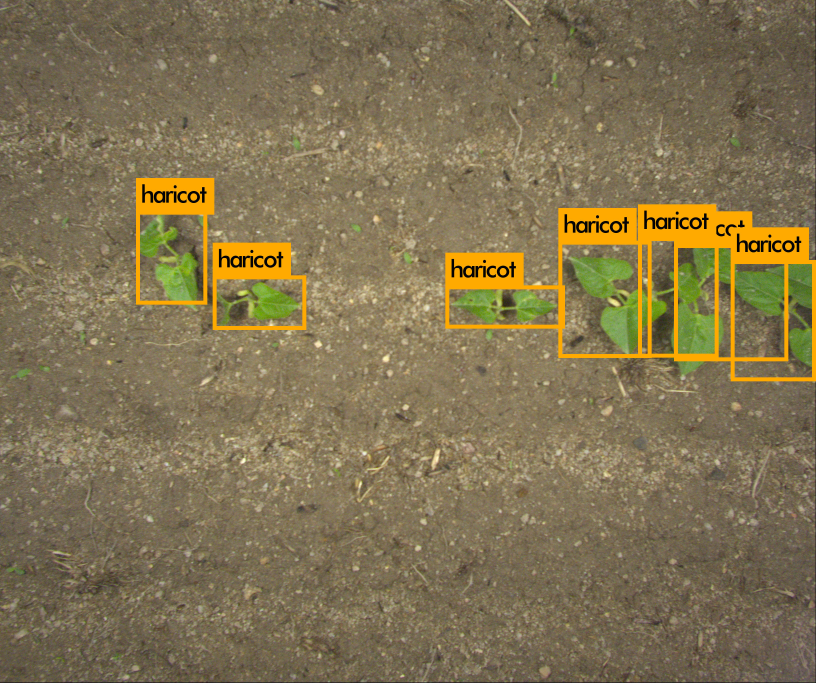
#> input picture predictions.jpg, 2448 x 2048 px (shown at 1/3 size)
$ python -i test.py   (imports and definitions only)
#> lines starting #> are read from the running program, lines starting #| are printed output that depends on the picture
from __future__ import print_function

import numpy as np
import cv2 as cv
from glob import glob
import os
import matplotlib.pyplot as plt
from joblib import Parallel, delayed

from my_library import egi_mask
import image_transform as imtf

def weak_calibration(img_path, value=5):
#> called with img_path = 'predictions.jpg', value = 5
    image = cv.imread(img_path)
#> image is the input picture: shape (2048, 2448, 3); mean B, G, R 81.5, 115.3, 129.6
    image = cv.resize(image, dsize=None, fx=4/3, fy=1, interpolation=cv.INTER_CUBIC)
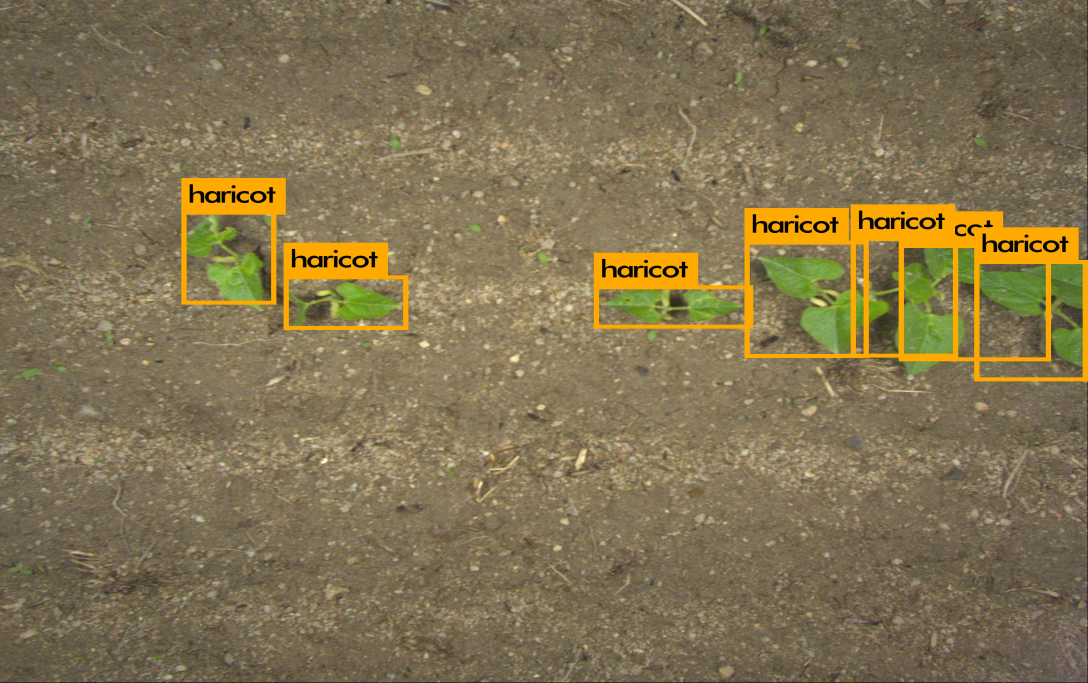
#> image: shape (2048, 3264, 3) (shown at 1/3 size); mean B, G, R 81.5, 115.3, 129.6
    height, width = image.shape[:2]
#> height = 2048; width = 3264

    cx, cy = width / 2, height / 2
#> cx = 1632; cy = 1024
    calib_value = -value / 100_000_000

    X, Y = np.meshgrid(np.arange(width), np.arange(height))

    D = np.hypot(X - cx, Y - cy)
    D2 = D + calib_value * np.power(D, 3)
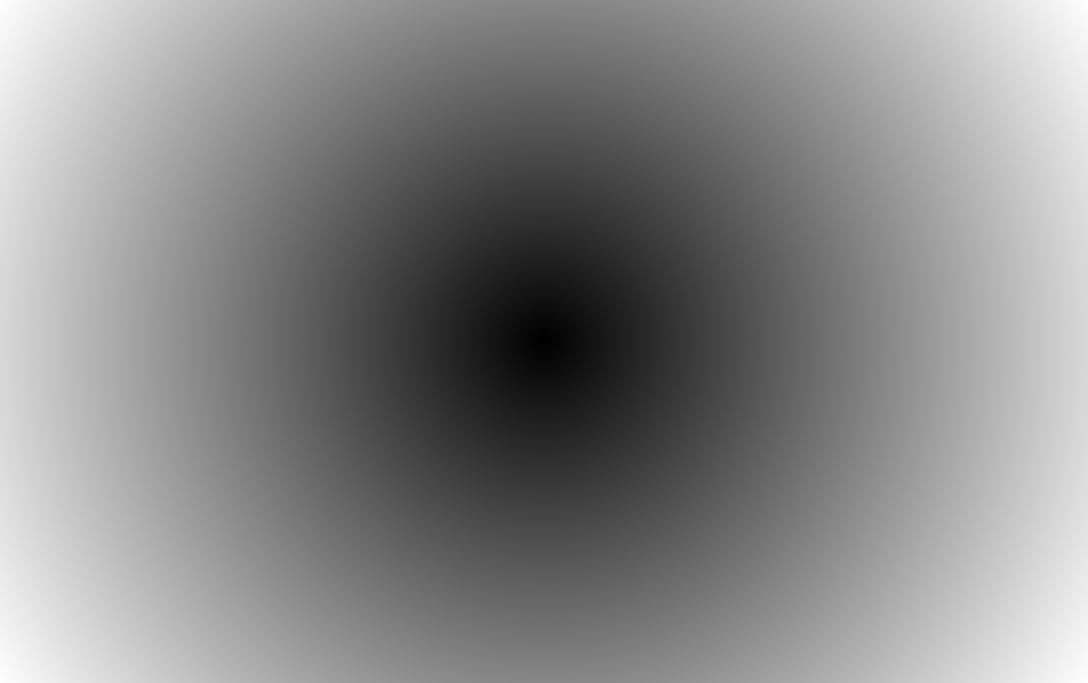
#> D: shape (2048, 3264) float64 (shown at 1/3 size); min 0, max 1926.7, mean 1032.3; drawn with min black and max white

    X2 = (cx + (X - cx) / (D + np.finfo(float).eps) * D2).astype(np.float32)
    Y2 = (cy + (Y - cy) / (D + np.finfo(float).eps) * D2).astype(np.float32)

    (map1, map2) = cv.convertMaps(X2, Y2, dstmap1type=0)
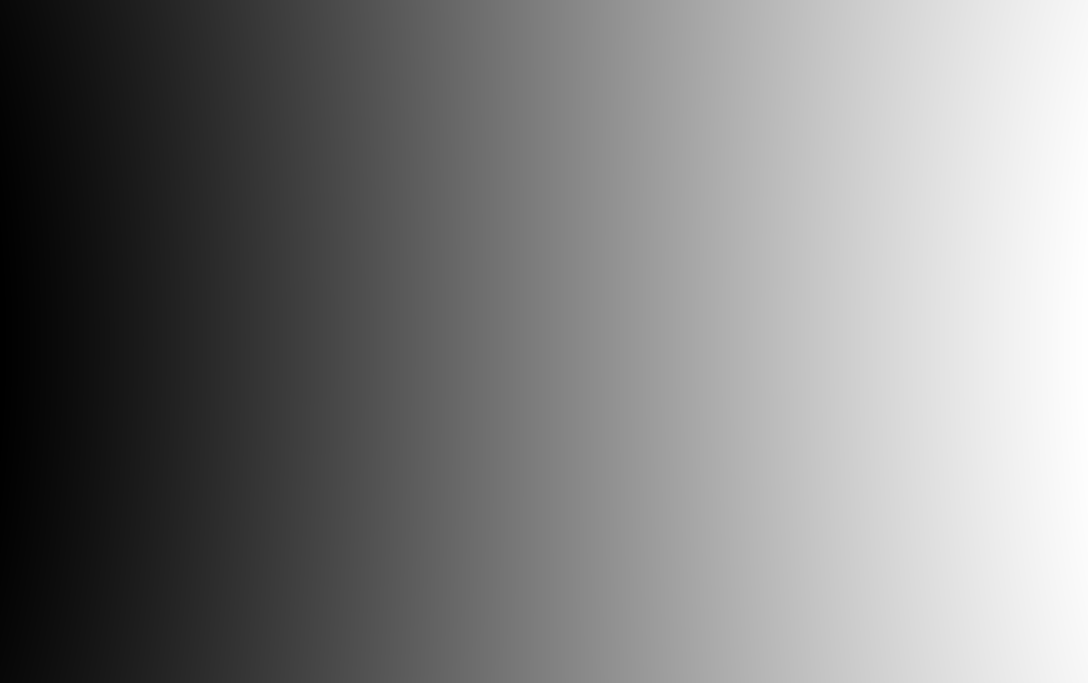
#> X2: shape (2048, 3264) float32 (shown at 1/3 size); min 217.3, max 3046.1, mean 1631.6; drawn with min black and max white
    dst = cv.remap(image, map1, map2, interpolation=cv.INTER_CUBIC)
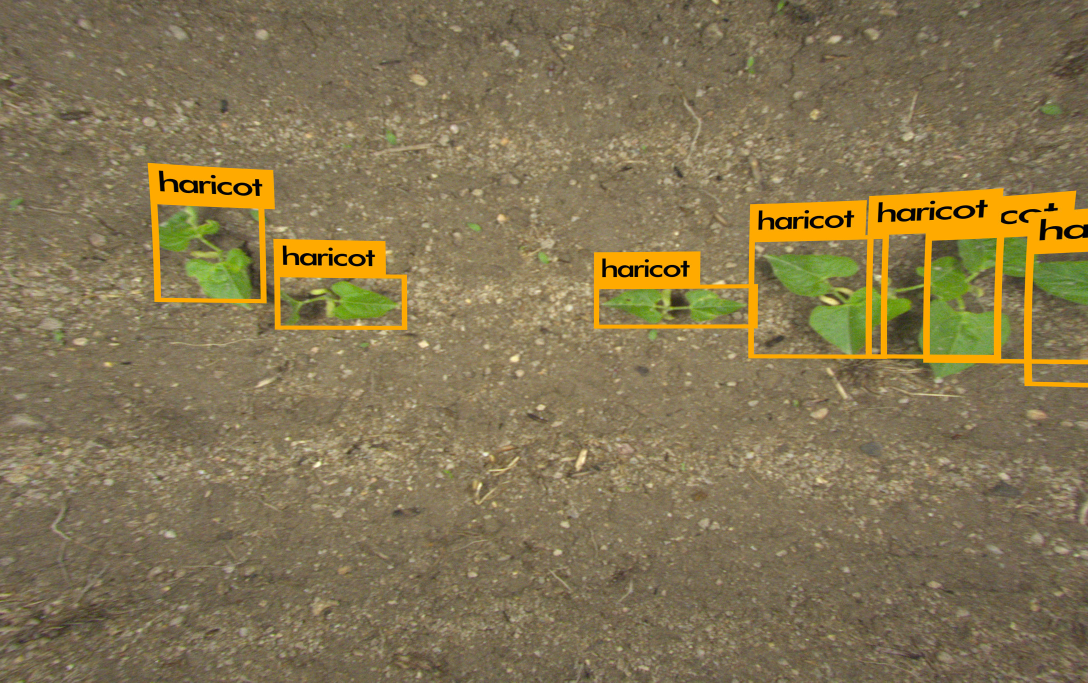
#> dst: shape (2048, 3264, 3) (shown at 1/3 size); mean B, G, R 82.3, 118, 132.8
    dst = cv.resize(dst, dsize=None, fx=3/4, fy=1, interpolation=cv.INTER_CUBIC)
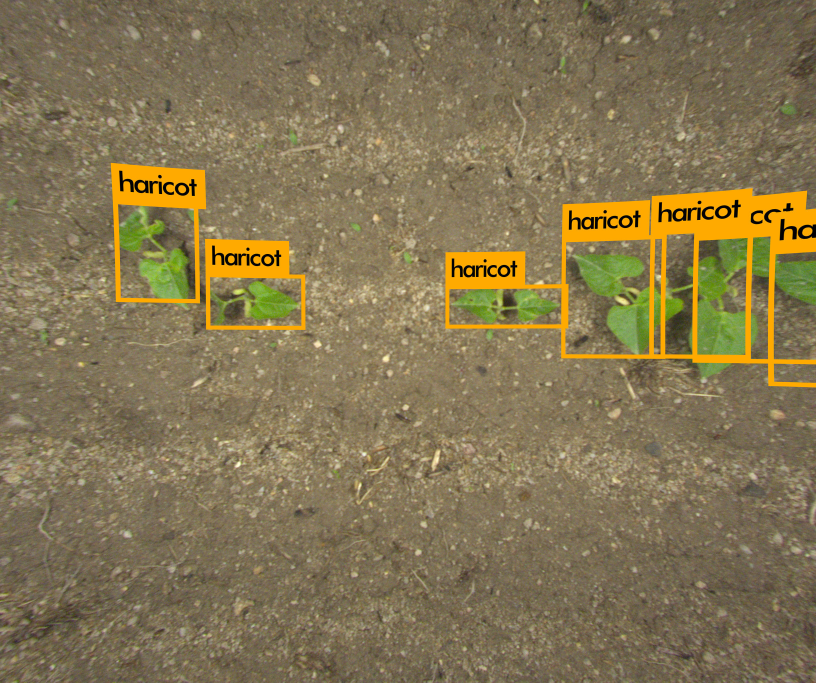
#> dst: shape (2048, 2448, 3) (shown at 1/3 size); mean B, G, R 82.3, 118, 132.8

    return dst

# [21 lines left out: function basler3M_calibration_maps, not called in this run]

def calibrated(image, mapx, mapy):
    return cv.remap(image, mapx, mapy, interpolation=cv.INTER_CUBIC)

# [103 lines left out: functions calibrate_folder, find_corners, estimate_homography, estimate_homographies, not called in this run]
        # plt.show()

# [8 lines not run here, left out]

>>> result = weak_calibration('predictions.jpg')

$ run again, on IMG_3845.jpeg
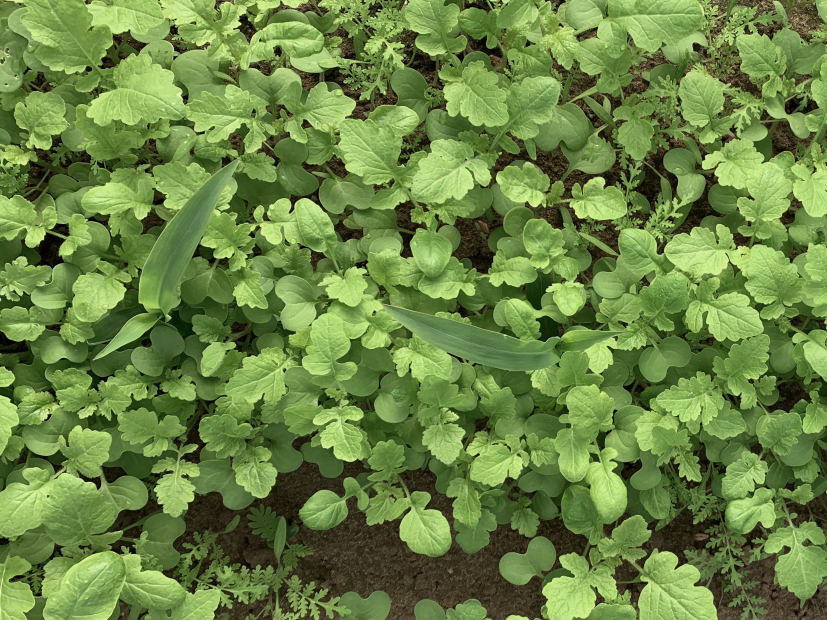
#> input picture IMG_3845.jpeg, 2480 x 1860 px (shown at 1/3 size)
#> in weak_calibration, image is the input picture: shape (1860, 2480, 3); mean B, G, R 68.5, 133, 106.6
#> in weak_calibration, `image = cv.resize(image, dsize=None, fx=4/3, fy=1, interpolation=cv.IN..`:
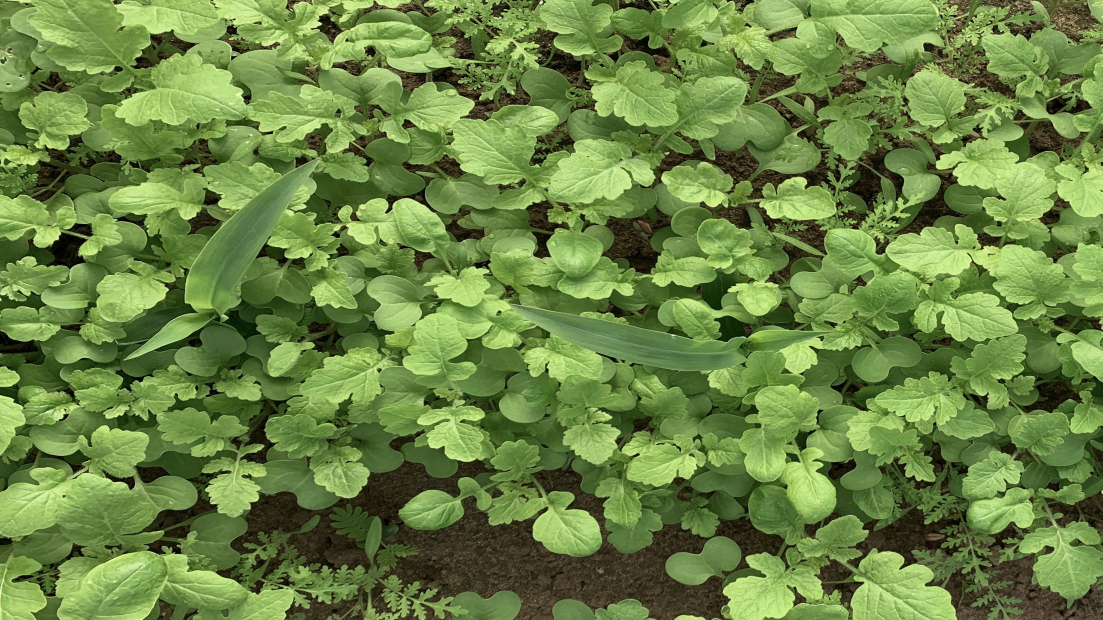
#> image: shape (1860, 3307, 3) (shown at 1/3 size); mean B, G, R 68.5, 133, 106.6
#> in weak_calibration, `dst = cv.resize(dst, dsize=None, fx=3/4, fy=1, interpolation=cv.INTER_..`:
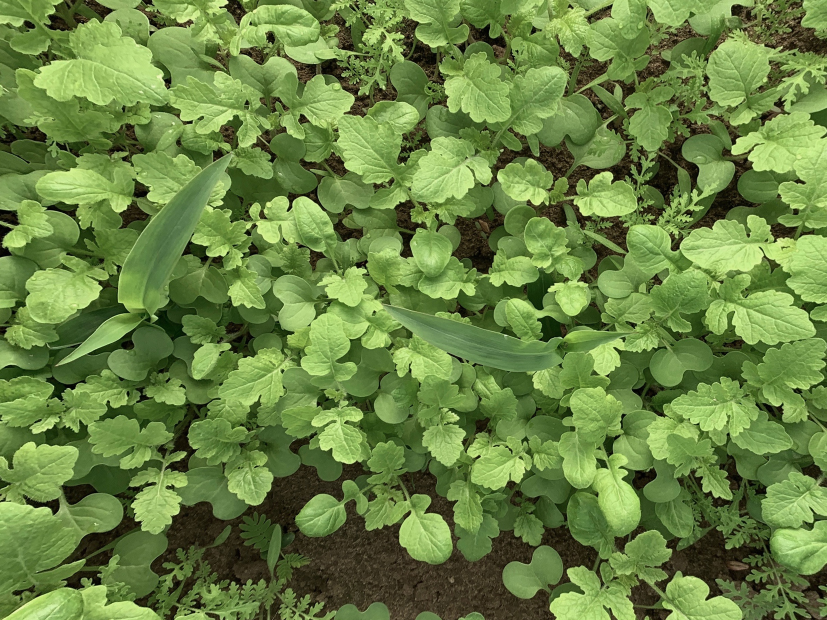
#> dst: shape (1860, 2480, 3) (shown at 1/3 size); mean B, G, R 67.3, 131.5, 105
